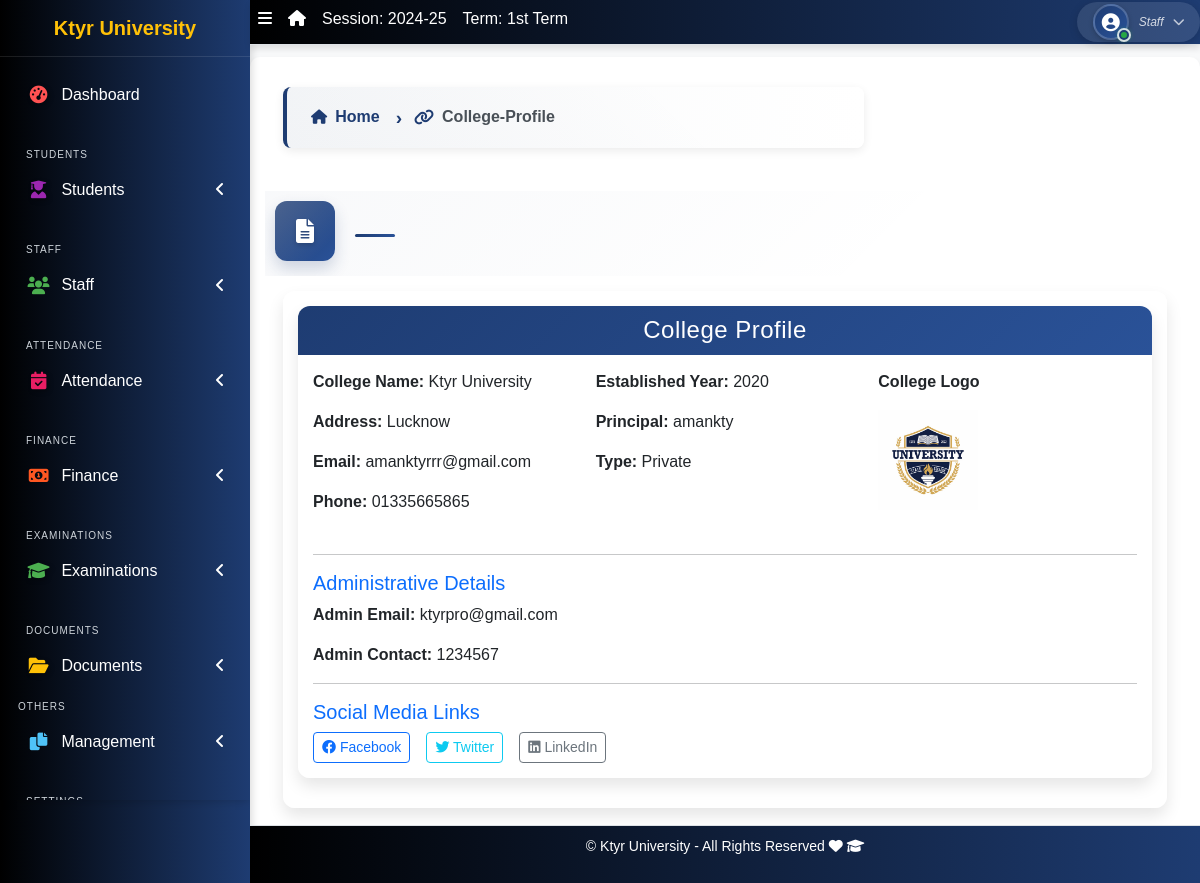
The page /college-profile/ on the database its author committed.
### apps/corecode/models.py (models this page shows, shortened)
class AcademicSession(models.Model):
    name = models.CharField(max_length=200, unique=True)
    current = models.BooleanField(default=True)
    class Meta:
        ordering = ["-name"]

class AcademicTerm(models.Model):
    name = models.CharField(max_length=20, unique=True)
    current = models.BooleanField(default=True)
    class Meta:
        ordering = ["name"]

class CollegeProfile(models.Model):
    college_name = models.CharField(max_length=255)
    college_address = models.TextField()
    college_email = models.EmailField()
    college_phone = models.CharField(max_length=15)
    college_logo = models.ImageField(upload_to='college_logos/', blank=True, null=True)
    established_year = models.PositiveIntegerField()
    principal_name = models.CharField(max_length=255)
    college_type = models.CharField(max_length=50, choices=[
        ('Government', 'Government'),
        ('Private', 'Private'),
        ('Semi-Government', 'Semi-Government'),
    ])
    admin_email = models.EmailField()
    admin_contact = models.CharField(max_length=15)
    facebook_link = models.URLField(blank=True, null=True)
    twitter_link = models.URLField(blank=True, null=True)
    linkedin_link = models.URLField(blank=True, null=True)

### apps/corecode/views.py (the view)
# urls.py: path("college-profile/", views.college_profile_view, name="college-profile"),
def college_profile_view(request):
    profile = get_object_or_404(CollegeProfile)
    return render(request, 'corecode/college_profile.html', {'profile': profile})

### apps/corecode/context_processors.py (called while the page is built)
def site_defaults(request):
    current_session = AcademicSession.objects.get(current=True)
    current_term = AcademicTerm.objects.get(current=True)
    vals = SiteConfig.objects.all()
    contexts = {
        "current_session": current_session.name,
        "current_term": current_term.name,
    }
    for val in vals:
        contexts[val.key] = val.value
    return contexts

def global_college_profile(request):
    try:
        profile = CollegeProfileModel.objects.first()
    except CollegeProfileModel.DoesNotExist:
        profile = None
    return {'profile': profile}

### apps/corecode/templates/corecode/college_profile.html
{% extends 'base.html' %}
{% block content %}
  {% if profile %}
  <div class="card shadow-lg border-0">
    <div class="card-header bg-primary text-white text-center">
      <h4 class="mb-0">College Profile</h4>
    </div>
    <div class="card-body">
      <div class="row mb-3">
        <div class="col-md-4">
          <p><strong> College Name:</strong> {{ profile.college_name }}</p>
          <p><strong>Address:</strong> {{ profile.college_address }}</p>
          <p><strong>Email:</strong> {{ profile.college_email }}</p>
          <p><strong>Phone:</strong> {{ profile.college_phone }}</p>
        </div>
        <div class="col-md-4">
          <p><strong>Established Year:</strong> {{ profile.established_year }}</p>
          <p><strong>Principal:</strong> {{ profile.principal_name }}</p>
          <p><strong>Type:</strong> {{ profile.college_type }}</p>
        </div>
        <div class="col-md-4">
          <p><strong>College Logo</strong></p>
          <img src="{{ profile.college_logo.url }}" alt="College Logo" class="img-fluid" style="height: 100px; object-fit: contain;">
        </div>
      </div>
      <hr>
      <h5 class="text-primary">Administrative Details</h5>
      <p><strong>Admin Email:</strong> {{ profile.admin_email }}</p>
      <p><strong>Admin Contact:</strong> {{ profile.admin_contact }}</p>
      <hr>
      <h5 class="text-primary">Social Media Links</h5>
      <div class="d-flex flex-wrap gap-3">
        <a href="{{ profile.facebook_link }}" class="btn btn-outline-primary btn-sm" target="_blank">
          <i class="fab fa-facebook"></i> Facebook
        </a>
        <a href="{{ profile.twitter_link }}" class="btn btn-outline-info btn-sm" target="_blank">
          <i class="fab fa-twitter"></i> Twitter
        </a>
        <a href="{{ profile.linkedin_link }}" class="btn btn-outline-secondary btn-sm" target="_blank">
          <i class="fab fa-linkedin"></i> LinkedIn
        </a>
      </div>
    </div>
  </div>
  {% else %}
  <div class="alert alert-warning text-center mt-4">
    No profile found. <a href="{% url 'site_config' %}" class="alert-link">Click here</a> to create one.
  </div>
  {% endif %}
{% endblock content %}

### templates/base.html (shortened to what this page needs)
{% load static %}
<!DOCTYPE html>
<html lang="en">
<head>
  <link rel="stylesheet" href="{% static 'dist/css/preload.css' %}">
  <link rel="stylesheet" href="{% static 'plugins/fontawesome-free/css/all.min.css' %}">
  <link rel="stylesheet" href="{% static 'plugins/toastr/toastr.min.css' %}">
<link rel="stylesheet" href="https://cdn.jsdelivr.net/npm/bootstrap-icons/font/bootstrap-icons.css">
    <link rel="stylesheet" href="https://cdnjs.cloudflare.com/ajax/libs/font-awesome/6.5.0/css/all.min.css">
  <link rel="stylesheet"
    href="{% static 'plugins/overlayScrollbars/css/OverlayScrollbars.min.css' %}">
  <link rel="stylesheet" href="{% static 'plugins/Datatables/datatables.min.css' %}" />
  <link rel="stylesheet" href="{% static 'dist/css/adminlte.min.css' %}">
  <link rel="stylesheet" href="https://cdnjs.cloudflare.com/ajax/libs/font-awesome/6.0.0-beta3/css/all.min.css">
  <link rel="stylesheet" href="https://cdn.jsdelivr.net/npm/bootstrap@5.3.0/dist/css/bootstrap.min.css">
  <link rel="stylesheet" href="{% static 'dist/css/style.css' %}">
  <link rel="stylesheet" href="{% static 'dist/css/sidebar-fix.css' %}">
</head>
<body class="hold-transition sidebar-mini layout-fixed layout-navbar-fixed layout-footer-fixed">
  <div class="wrapper">
    <nav class="main-header navbar navbar-expand navbar-dark">
      <ul class="navbar-nav">
        <li class="nav-item">
          <a class="nav-link" data-widget="pushmenu" href="#" role="button"><i
              class="fas fa-bars"></i></a>
        </li>
        <li class="nav-item d-none d-sm-inline-block">
          <a href="{% url 'home' %} " class="nav-link"><i class="fa fa-home"></i></a>
        </li>
        <li class="nav-item d-none d-sm-inline-block">
          <a href="{% url 'current-session' %}" class="nav-link">Session: {{ current_session }}</a>
        </li>
        <li class="nav-item d-none d-sm-inline-block">
          <a href="{% url 'current-session' %}" class="nav-link">Term: {{ current_term }}</a>
        </li>
      </ul>
      <ul class="navbar-nav ml-auto">
        <li class="nav-item dropdown user-menu position-static position-md-relative">
          <a class="nav-link dropdown-toggle user-dropdown-toggle" href="#" role="button" data-bs-toggle="dropdown" aria-expanded="false" id="userDropdown">
            <div class="user-avatar-container">
              <div class="user-avatar">
                <i class="fas fa-user-circle"></i>
              </div>
              <span class="user-status-indicator online" title="Online"></span>
            </div>
            <div class="user-info d-none d-md-inline-block">
              <span class="user-role">{% if request.user.is_superuser %}Administrator{% else %}Staff{% endif %}</span>
            </div>
            <i class="fas fa-chevron-down user-dropdown-icon d-none d-md-inline-block"></i>
          </a>
        </li>
      </ul>
    </nav>
    <aside class="main-sidebar sidebar-dark-primary">
      <a href="{% url 'home' %}" class="brand-link">{{ profile.college_name | default:"MySchool" }}</a>
<div class="sidebar">
  <nav class="mt-2">
      <ul class="nav nav-pills nav-sidebar flex-column" data-widget="treeview" role="menu" data-accordion="false">
          <li class="nav-item">
              <a href="{% url 'home' %}" class="nav-link {% if request.resolver_match.url_name == 'home' %}active{% endif %}">
                  <i class="nav-icon fas fa-tachometer-alt" style="color: #ff5733; text-shadow: 2px 2px 5px rgba(0, 0, 0, 0.3);"></i>
                  <p>Dashboard</p>
              </a>
          </li>
          <li class="nav-header">Students</li>
          <li class="nav-item has-treeview  {% if request.resolver_match.url_name in 'student-list student-create student-details  ' %}menu-open{% endif %}">
              <a href="#" class="nav-link  " >
                  <i class="nav-icon fas fa-user-graduate" style="color: #3399ff; text-shadow: 2px 2px 5px rgba(0, 0, 0, 0.3);"></i>
                  <p>Students<i class="fas fa-angle-left right"></i></p>
              </a>
          </li>
          <li class="nav-header">Staff</li>
          <li class="nav-item has-treeview  {% if request.resolver_match.url_name in 'staff-list non-teaching-staffs-list' %}menu-open{% endif %}">
              <a href="#" class="nav-link">
                  <i class="nav-icon fas fa-users" style="color: #9933ff;"></i>
                  <p>Staff<i class="fas fa-angle-left right"></i></p>
              </a>
          </li>
          <li class="nav-header">Attendance</li>
            <li class="nav-item has-treeview {% if request.resolver_match.url_name in 'attendance_list holiday_list' %}menu-open{% endif %}">
                <a href="#" class="nav-link">
                    <i class="nav-icon fas fa-calendar-check" style="color: #ffcc00; text-shadow: 2px 2px 5px rgba(0, 0, 0, 0.3);"></i>
                    <p>Attendance<i class="fas fa-angle-left right"></i></p>
                </a>
            </li>
          <li class="nav-header">Finance</li>
          <li class="nav-item has-treeview {% if request.resolver_match.url_name in 'invoice-list' %}menu-open{% endif %}">
              <a href="#" class="nav-link">
                  <i class="nav-icon fas fa-money-bill-alt" style="color: #66ccff;"></i>
                  <p>
                      Finance
                      <i class="fas fa-angle-left right"></i>
                  </p>
              </a>
          </li>
          <li class="nav-header">Examinations</li>
          <li class="nav-item has-treeview {% if 'exams' in request.path %}menu-open{% endif %}">
              <a href="{% url 'exams:dashboard' %}" class="nav-link {% if 'exams' in request.path %}active{% endif %}">
                  <i class="nav-icon fas fa-graduation-cap" style="color: #ff9900; text-shadow: 2px 2px 5px rgba(0, 0, 0, 0.3);"></i>
                  <p>
                      Examinations
                      <i class="fas fa-angle-left right"></i>
                  </p>
              </a>
          </li>
          <li class="nav-header">Documents</li>
          <li class="nav-item has-treeview">
              <a href="#" class="nav-link">
                  <i class="nav-icon fas fa-folder-open" style="color: #9933ff; text-shadow: 2px 2px 5px rgba(0, 0, 0, 0.3);"></i>
                  <p>Documents<i class="fas fa-angle-left right"></i></p>
              </a>
          </li>
          <ul class="nav nav-pills nav-sidebar flex-column" data-widget="treeview" role="menu" data-accordion="false">
            <li class="nav-header">Others</li>
              <li class="nav-item has-treeview  {% if request.resolver_match.url_name in 'sessions classes subjects fee_settings terms  ' %}menu-open{% endif %}">
                <a href="#" class="nav-link">
                    <i class="nav-icon fas fa-copy" style="color: #ff6600;"></i>
                    <p>
                        Management
                        <i class="fas fa-angle-left right"></i>
                    </p>
                </a>
            </li>
        </ul>
          <li class="nav-header">Settings</li>
      </ul>
  </nav>
</div>
    </aside>
    <div class="content-wrapper">
      <section class="content-header">
        <div class="container-fluid">
          <div class="row mb-1">
            <div class="col-sm-8">
              {% block breadcrumb-left %}
              <div class="breadcrumb-container">
                <nav aria-label="breadcrumb">
                  <ol class="breadcrumb breadcrumb-chevron">
                    <li class="breadcrumb-item">
                      <a href="{% url 'home' %}" class="text-decoration-none fw-bold">
                        <i class="fas fa-home"></i> Home
                      </a>
                    </li>
                    {% if request.resolver_match.url_name != 'home' %}
                      <li class="breadcrumb-item active" aria-current="page">
                        <i class="fas fa-link"></i> {{ request.resolver_match.url_name|title }}
                      </li>
                    {% endif %}
                  </ol>
                </nav>
              </div>
              {% endblock breadcrumb-left %}
            </div>
            <div class="col-sm-4">
            </div>
          </div>
        </div>
      </section>
      <div class="page-title-section">
        <div class="container-fluid">
          <div class="row align-items-center">
            <div class="col-md-8">
              <div class="page-title-container">
                <div class="page-title-icon">
                  <i class="{% block title-icon %}fas fa-file-alt{% endblock title-icon %}"></i>
                </div>
                <div class="page-title-content">
                </div>
              </div>
            </div>
          </div>
        </div>
      </div>
      <section class="content">
        <div class="container-fluid">
          <div class="row">
            <div class="col-md-12">
              {% block fullcard %}
              <div class="card">
                <div class="card-body">
                  <div class="row">
                    <div class="col">
                      {% block content %}
                      {% endblock content %}
                    </div>
                  </div>
                </div>
              </div>
              {% endblock fullcard %}
            </div>
          </div>
        </div>
      </section>
    </div>
    <footer class="main-footer">
      <p>&copy; {{ profile.college_name | default:"MySchool" }} - All Rights Reserved
      <i class="fas fa-heart"></i>
      <i class="fas fa-graduation-cap"></i></p>
    </footer>
  </div>
</body>
</html>

### templates/base.html (style rules this page uses)
body { visibility: hidden; font-family: 'Poppins', sans-serif !important; background-color: #f8f9fa !important; margin: 0 !important; padding: 0 !important; height: 100% !important; overflow-x: hidden !important; }
.navbar { background: linear-gradient(90deg, black, #1E3C72) !important; color: white !important; }
.sidebar, .main-sidebar { background: linear-gradient(90deg, black, #1E3C72) !important; color: white !important; }

### rows shown on the page
AcademicSession: name "2024-25"
AcademicTerm: name "1st Term"
CollegeProfile: college_name "Ktyr University", college_address "Lucknow", college_email "amanktyrrr@gmail.com", college_phone "01335665865", established_year "2020", principal_name "amankty", college_type "Private", college_logo (picture), admin_email "ktyrpro@gmail.com", admin_contact "1234567"

### other values the page prints
{{ request.resolver_match.url_name|title }} "College-Profile"
